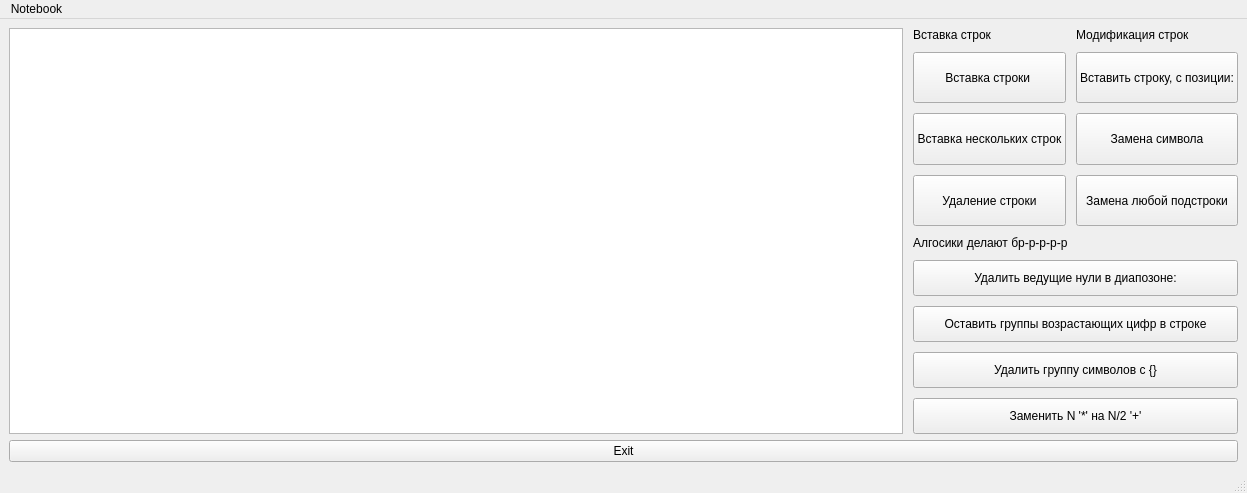
<?xml version="1.0" encoding="UTF-8"?>
<ui version="4.0">
 <class>MainWindow</class>
 <widget class="QMainWindow" name="MainWindow">
  <property name="geometry">
   <rect>
    <x>0</x>
    <y>0</y>
    <width>1247</width>
    <height>493</height>
   </rect>
  </property>
  <property name="windowTitle">
   <string>MainWindow</string>
  </property>
  <widget class="QWidget" name="centralwidget">
   <layout class="QGridLayout" name="gridLayout_5">
    <item row="2" column="0">
     <widget class="QPushButton" name="Exit">
      <property name="text">
       <string>Exit</string>
      </property>
     </widget>
    </item>
    <item row="1" column="0">
     <layout class="QGridLayout" name="gridBig">
      <property name="topMargin">
       <number>0</number>
      </property>
      <property name="spacing">
       <number>10</number>
      </property>
      <item row="2" column="2">
       <layout class="QGridLayout" name="gridLayout">
        <item row="2" column="0">
         <widget class="QPushButton" name="InsertString">
          <property name="enabled">
           <bool>true</bool>
          </property>
          <property name="sizePolicy">
           <sizepolicy hsizetype="Minimum" vsizetype="Preferred">
            <horstretch>0</horstretch>
            <verstretch>0</verstretch>
           </sizepolicy>
          </property>
          <property name="text">
           <string>Вставка строки </string>
          </property>
         </widget>
        </item>
        <item row="3" column="0">
         <widget class="QPushButton" name="InsertStringMany">
          <property name="sizePolicy">
           <sizepolicy hsizetype="Minimum" vsizetype="Preferred">
            <horstretch>0</horstretch>
            <verstretch>0</verstretch>
           </sizepolicy>
          </property>
          <property name="text">
           <string>Вставка нескольких строк</string>
          </property>
         </widget>
        </item>
        <item row="4" column="0">
         <widget class="QPushButton" name="DeleteString">
          <property name="sizePolicy">
           <sizepolicy hsizetype="Minimum" vsizetype="Preferred">
            <horstretch>0</horstretch>
            <verstretch>0</verstretch>
           </sizepolicy>
          </property>
          <property name="text">
           <string>Удаление строки</string>
          </property>
         </widget>
        </item>
        <item row="1" column="0">
         <widget class="QLabel" name="label">
          <property name="sizePolicy">
           <sizepolicy hsizetype="Preferred" vsizetype="Fixed">
            <horstretch>0</horstretch>
            <verstretch>0</verstretch>
           </sizepolicy>
          </property>
          <property name="text">
           <string>Вставка строк</string>
          </property>
         </widget>
        </item>
       </layout>
      </item>
      <item row="2" column="3">
       <layout class="QGridLayout" name="gridLayout_2">
        <item row="3" column="0">
         <widget class="QPushButton" name="ReplaceString">
          <property name="sizePolicy">
           <sizepolicy hsizetype="Minimum" vsizetype="Preferred">
            <horstretch>0</horstretch>
            <verstretch>0</verstretch>
           </sizepolicy>
          </property>
          <property name="text">
           <string>Замена любой подстроки</string>
          </property>
         </widget>
        </item>
        <item row="0" column="0">
         <widget class="QLabel" name="label_2">
          <property name="sizePolicy">
           <sizepolicy hsizetype="Preferred" vsizetype="Fixed">
            <horstretch>0</horstretch>
            <verstretch>0</verstretch>
           </sizepolicy>
          </property>
          <property name="text">
           <string>Модификация строк</string>
          </property>
         </widget>
        </item>
        <item row="2" column="0">
         <widget class="QPushButton" name="ReplaceChar">
          <property name="sizePolicy">
           <sizepolicy hsizetype="Minimum" vsizetype="Preferred">
            <horstretch>0</horstretch>
            <verstretch>0</verstretch>
           </sizepolicy>
          </property>
          <property name="text">
           <string>Замена символа</string>
          </property>
         </widget>
        </item>
        <item row="1" column="0">
         <widget class="QPushButton" name="InsertStringFrom">
          <property name="sizePolicy">
           <sizepolicy hsizetype="Minimum" vsizetype="Preferred">
            <horstretch>0</horstretch>
            <verstretch>0</verstretch>
           </sizepolicy>
          </property>
          <property name="text">
           <string>Вставить строку, с позиции:</string>
          </property>
         </widget>
        </item>
       </layout>
      </item>
      <item row="3" column="2" colspan="2">
       <layout class="QGridLayout" name="gridLayout_3">
        <item row="2" column="0">
         <widget class="QPushButton" name="DeleteZeroes">
          <property name="sizePolicy">
           <sizepolicy hsizetype="Minimum" vsizetype="Preferred">
            <horstretch>0</horstretch>
            <verstretch>0</verstretch>
           </sizepolicy>
          </property>
          <property name="text">
           <string>Удалить ведущие нули в диапозоне:</string>
          </property>
         </widget>
        </item>
        <item row="3" column="0">
         <widget class="QPushButton" name="IncreaseFigures">
          <property name="sizePolicy">
           <sizepolicy hsizetype="Minimum" vsizetype="Preferred">
            <horstretch>0</horstretch>
            <verstretch>0</verstretch>
           </sizepolicy>
          </property>
          <property name="text">
           <string>Оставить группы возрастающих цифр в строке</string>
          </property>
         </widget>
        </item>
        <item row="5" column="0">
         <widget class="QPushButton" name="DeleteBrackets">
          <property name="sizePolicy">
           <sizepolicy hsizetype="Minimum" vsizetype="Preferred">
            <horstretch>0</horstretch>
            <verstretch>0</verstretch>
           </sizepolicy>
          </property>
          <property name="text">
           <string>Удалить группу символов с {}</string>
          </property>
         </widget>
        </item>
        <item row="6" column="0">
         <widget class="QPushButton" name="ReplaceSpecCharN">
          <property name="sizePolicy">
           <sizepolicy hsizetype="Minimum" vsizetype="Preferred">
            <horstretch>0</horstretch>
            <verstretch>0</verstretch>
           </sizepolicy>
          </property>
          <property name="text">
           <string>Заменить N '*' на N/2 '+'</string>
          </property>
         </widget>
        </item>
        <item row="1" column="0">
         <widget class="QLabel" name="label_3">
          <property name="sizePolicy">
           <sizepolicy hsizetype="Preferred" vsizetype="Fixed">
            <horstretch>0</horstretch>
            <verstretch>0</verstretch>
           </sizepolicy>
          </property>
          <property name="text">
           <string>Алгосики делают бр-р-р-р-р</string>
          </property>
         </widget>
        </item>
       </layout>
      </item>
      <item row="2" column="1" rowspan="2">
       <widget class="QTextEdit" name="textEdit">
        <property name="readOnly">
         <bool>false</bool>
        </property>
       </widget>
      </item>
     </layout>
    </item>
   </layout>
  </widget>
  <widget class="QMenuBar" name="menubar">
   <property name="geometry">
    <rect>
     <x>0</x>
     <y>0</y>
     <width>1247</width>
     <height>23</height>
    </rect>
   </property>
   <widget class="QMenu" name="menuNotebloc">
    <property name="title">
     <string>Notebook</string>
    </property>
   </widget>
   <addaction name="menuNotebloc"/>
  </widget>
  <widget class="QStatusBar" name="statusbar"/>
 </widget>
 <resources/>
 <connections/>
</ui>
